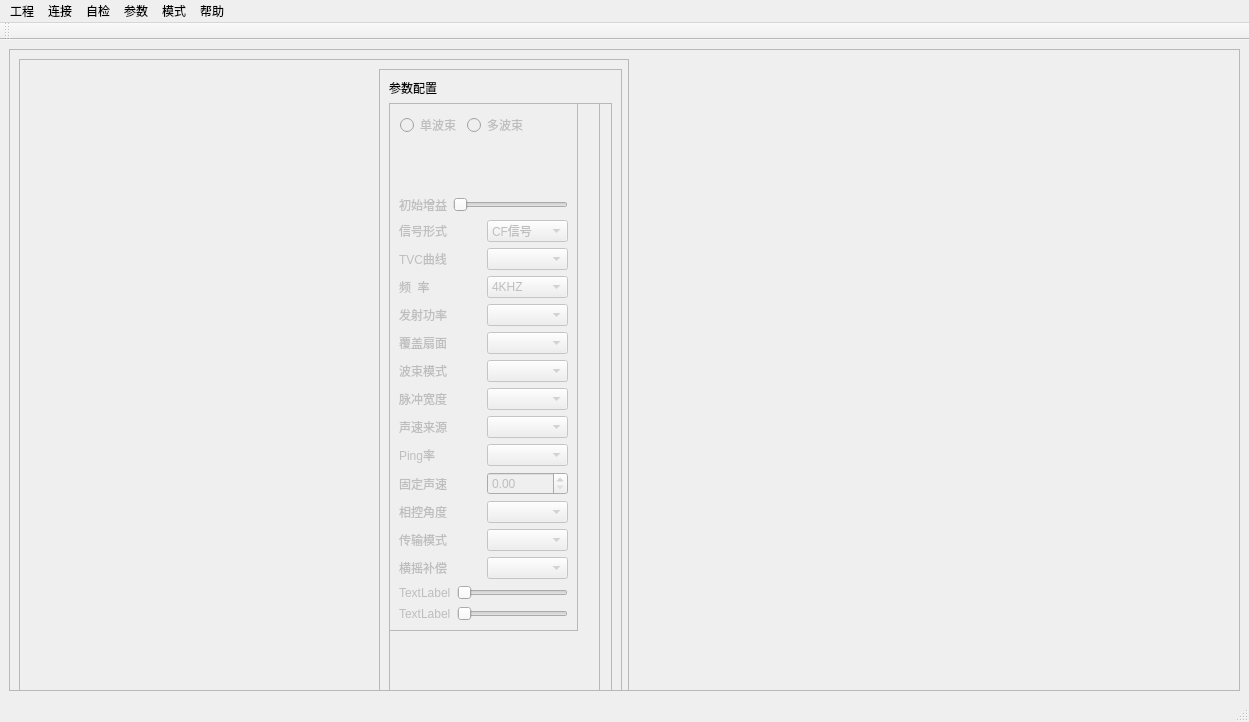
<?xml version="1.0" encoding="UTF-8"?>
<ui version="4.0">
 <class>MainWindow</class>
 <widget class="QMainWindow" name="MainWindow">
  <property name="geometry">
   <rect>
    <x>0</x>
    <y>0</y>
    <width>1249</width>
    <height>722</height>
   </rect>
  </property>
  <property name="windowTitle">
   <string>MainWindow</string>
  </property>
  <property name="toolTip">
   <string>选择文件夹</string>
  </property>
  <widget class="QWidget" name="centralwidget">
   <layout class="QHBoxLayout" name="horizontalLayout">
    <item>
     <widget class="QFrame" name="brief_analysis">
      <property name="sizePolicy">
       <sizepolicy hsizetype="Expanding" vsizetype="Expanding">
        <horstretch>4</horstretch>
        <verstretch>0</verstretch>
       </sizepolicy>
      </property>
      <property name="frameShape">
       <enum>QFrame::StyledPanel</enum>
      </property>
      <property name="frameShadow">
       <enum>QFrame::Raised</enum>
      </property>
      <widget class="QFrame" name="Soundings">
       <property name="enabled">
        <bool>true</bool>
       </property>
       <property name="geometry">
        <rect>
         <x>10</x>
         <y>10</y>
         <width>610</width>
         <height>635</height>
        </rect>
       </property>
       <property name="sizePolicy">
        <sizepolicy hsizetype="Expanding" vsizetype="Expanding">
         <horstretch>4</horstretch>
         <verstretch>0</verstretch>
        </sizepolicy>
       </property>
       <property name="frameShape">
        <enum>QFrame::StyledPanel</enum>
       </property>
       <property name="frameShadow">
        <enum>QFrame::Raised</enum>
       </property>
       <widget class="QFrame" name="frame_1">
        <property name="geometry">
         <rect>
          <x>360</x>
          <y>10</y>
          <width>243</width>
          <height>635</height>
         </rect>
        </property>
        <property name="sizePolicy">
         <sizepolicy hsizetype="Expanding" vsizetype="Expanding">
          <horstretch>2</horstretch>
          <verstretch>0</verstretch>
         </sizepolicy>
        </property>
        <property name="frameShape">
         <enum>QFrame::StyledPanel</enum>
        </property>
        <property name="frameShadow">
         <enum>QFrame::Raised</enum>
        </property>
        <layout class="QVBoxLayout" name="verticalLayout">
         <item>
          <widget class="QLabel" name="label">
           <property name="text">
            <string>参数配置</string>
           </property>
          </widget>
         </item>
         <item>
          <widget class="QFrame" name="message">
           <property name="sizePolicy">
            <sizepolicy hsizetype="Expanding" vsizetype="Expanding">
             <horstretch>0</horstretch>
             <verstretch>2</verstretch>
            </sizepolicy>
           </property>
           <property name="frameShape">
            <enum>QFrame::StyledPanel</enum>
           </property>
           <property name="frameShadow">
            <enum>QFrame::Raised</enum>
           </property>
           <widget class="QFrame" name="imformation">
            <property name="geometry">
             <rect>
              <x>-10</x>
              <y>-40</y>
              <width>221</width>
              <height>846</height>
             </rect>
            </property>
            <property name="sizePolicy">
             <sizepolicy hsizetype="Expanding" vsizetype="Expanding">
              <horstretch>0</horstretch>
              <verstretch>7</verstretch>
             </sizepolicy>
            </property>
            <property name="frameShape">
             <enum>QFrame::StyledPanel</enum>
            </property>
            <property name="frameShadow">
             <enum>QFrame::Raised</enum>
            </property>
            <widget class="QFrame" name="Parameters">
             <property name="enabled">
              <bool>false</bool>
             </property>
             <property name="geometry">
              <rect>
               <x>10</x>
               <y>40</y>
               <width>189</width>
               <height>528</height>
              </rect>
             </property>
             <property name="sizePolicy">
              <sizepolicy hsizetype="Expanding" vsizetype="Expanding">
               <horstretch>0</horstretch>
               <verstretch>4</verstretch>
              </sizepolicy>
             </property>
             <property name="font">
              <font>
               <kerning>true</kerning>
              </font>
             </property>
             <property name="frameShape">
              <enum>QFrame::StyledPanel</enum>
             </property>
             <property name="frameShadow">
              <enum>QFrame::Raised</enum>
             </property>
             <property name="lineWidth">
              <number>10</number>
             </property>
             <layout class="QVBoxLayout" name="verticalLayout_2">
              <item>
               <layout class="QFormLayout" name="_2">
                <property name="sizeConstraint">
                 <enum>QLayout::SetDefaultConstraint</enum>
                </property>
                <property name="leftMargin">
                 <number>1</number>
                </property>
                <item row="0" column="0">
                 <widget class="QRadioButton" name="radioButton">
                  <property name="text">
                   <string>单波束</string>
                  </property>
                 </widget>
                </item>
                <item row="0" column="1">
                 <widget class="QRadioButton" name="radioButton_2">
                  <property name="text">
                   <string>多波束</string>
                  </property>
                 </widget>
                </item>
               </layout>
              </item>
              <item>
               <layout class="QHBoxLayout" name="horizontalLayout_9">
                <item>
                 <widget class="QLabel" name="label_8">
                  <property name="text">
                   <string>初始增益</string>
                  </property>
                 </widget>
                </item>
                <item>
                 <widget class="QSlider" name="horizontalSlider">
                  <property name="orientation">
                   <enum>Qt::Horizontal</enum>
                  </property>
                 </widget>
                </item>
               </layout>
              </item>
              <item>
               <layout class="QHBoxLayout" name="horizontalLayout_3">
                <item>
                 <widget class="QLabel" name="label_2">
                  <property name="mouseTracking">
                   <bool>false</bool>
                  </property>
                  <property name="text">
                   <string>信号形式</string>
                  </property>
                 </widget>
                </item>
                <item>
                 <widget class="QComboBox" name="comboBox">
                  <item>
                   <property name="text">
                    <string>CF信号</string>
                   </property>
                  </item>
                  <item>
                   <property name="text">
                    <string>新建项目</string>
                   </property>
                  </item>
                 </widget>
                </item>
               </layout>
              </item>
              <item>
               <layout class="QHBoxLayout" name="horizontalLayout_10">
                <item>
                 <widget class="QLabel" name="label_9">
                  <property name="text">
                   <string>TVC曲线</string>
                  </property>
                 </widget>
                </item>
                <item>
                 <widget class="QComboBox" name="comboBox_7"/>
                </item>
               </layout>
              </item>
              <item>
               <layout class="QHBoxLayout" name="horizontalLayout_4">
                <item>
                 <widget class="QLabel" name="label_3">
                  <property name="text">
                   <string>频  率</string>
                  </property>
                 </widget>
                </item>
                <item>
                 <widget class="QComboBox" name="comboBox_2">
                  <property name="sizePolicy">
                   <sizepolicy hsizetype="Preferred" vsizetype="Fixed">
                    <horstretch>0</horstretch>
                    <verstretch>0</verstretch>
                   </sizepolicy>
                  </property>
                  <item>
                   <property name="text">
                    <string>4KHZ</string>
                   </property>
                  </item>
                 </widget>
                </item>
               </layout>
              </item>
              <item>
               <layout class="QHBoxLayout" name="horizontalLayout_5">
                <item>
                 <widget class="QLabel" name="label_4">
                  <property name="text">
                   <string>发射功率</string>
                  </property>
                 </widget>
                </item>
                <item>
                 <widget class="QComboBox" name="comboBox_3">
                  <property name="enabled">
                   <bool>false</bool>
                  </property>
                 </widget>
                </item>
               </layout>
              </item>
              <item>
               <layout class="QHBoxLayout" name="horizontalLayout_11">
                <item>
                 <widget class="QLabel" name="label_10">
                  <property name="text">
                   <string>覆盖扇面</string>
                  </property>
                 </widget>
                </item>
                <item>
                 <widget class="QComboBox" name="comboBox_8"/>
                </item>
               </layout>
              </item>
              <item>
               <layout class="QHBoxLayout" name="horizontalLayout_12">
                <item>
                 <widget class="QLabel" name="label_11">
                  <property name="text">
                   <string>波束模式</string>
                  </property>
                 </widget>
                </item>
                <item>
                 <widget class="QComboBox" name="comboBox_9"/>
                </item>
               </layout>
              </item>
              <item>
               <layout class="QHBoxLayout" name="horizontalLayout_6">
                <item>
                 <widget class="QLabel" name="label_5">
                  <property name="text">
                   <string>脉冲宽度</string>
                  </property>
                 </widget>
                </item>
                <item>
                 <widget class="QComboBox" name="comboBox_4"/>
                </item>
               </layout>
              </item>
              <item>
               <layout class="QHBoxLayout" name="horizontalLayout_13">
                <item>
                 <widget class="QLabel" name="label_12">
                  <property name="text">
                   <string>声速来源</string>
                  </property>
                 </widget>
                </item>
                <item>
                 <widget class="QComboBox" name="comboBox_10"/>
                </item>
               </layout>
              </item>
              <item>
               <layout class="QHBoxLayout" name="horizontalLayout_7">
                <item>
                 <widget class="QLabel" name="label_6">
                  <property name="text">
                   <string>Ping率</string>
                  </property>
                 </widget>
                </item>
                <item>
                 <widget class="QComboBox" name="comboBox_5"/>
                </item>
               </layout>
              </item>
              <item>
               <layout class="QHBoxLayout" name="horizontalLayout_14">
                <item>
                 <widget class="QLabel" name="label_13">
                  <property name="text">
                   <string>固定声速</string>
                  </property>
                 </widget>
                </item>
                <item>
                 <widget class="QDoubleSpinBox" name="doubleSpinBox"/>
                </item>
               </layout>
              </item>
              <item>
               <layout class="QHBoxLayout" name="horizontalLayout_8">
                <item>
                 <widget class="QLabel" name="label_7">
                  <property name="text">
                   <string>相控角度</string>
                  </property>
                 </widget>
                </item>
                <item>
                 <widget class="QComboBox" name="comboBox_6"/>
                </item>
               </layout>
              </item>
              <item>
               <layout class="QHBoxLayout" name="horizontalLayout_15">
                <item>
                 <layout class="QFormLayout" name="formLayout"/>
                </item>
                <item>
                 <widget class="QLabel" name="label_15">
                  <property name="text">
                   <string>传输模式</string>
                  </property>
                 </widget>
                </item>
                <item>
                 <widget class="QComboBox" name="comboBox_12"/>
                </item>
               </layout>
              </item>
              <item>
               <layout class="QHBoxLayout" name="horizontalLayout_17">
                <item>
                 <widget class="QLabel" name="label_14">
                  <property name="text">
                   <string>横摇补偿</string>
                  </property>
                 </widget>
                </item>
                <item>
                 <widget class="QComboBox" name="comboBox_11"/>
                </item>
               </layout>
              </item>
              <item>
               <layout class="QHBoxLayout" name="horizontalLayout_2">
                <item>
                 <widget class="QLabel" name="label_16">
                  <property name="text">
                   <string>TextLabel</string>
                  </property>
                 </widget>
                </item>
                <item>
                 <widget class="QSlider" name="horizontalSlider_2">
                  <property name="orientation">
                   <enum>Qt::Horizontal</enum>
                  </property>
                 </widget>
                </item>
               </layout>
              </item>
              <item>
               <layout class="QHBoxLayout" name="horizontalLayout_16">
                <item>
                 <widget class="QLabel" name="label_17">
                  <property name="text">
                   <string>TextLabel</string>
                  </property>
                 </widget>
                </item>
                <item>
                 <widget class="QSlider" name="horizontalSlider_3">
                  <property name="orientation">
                   <enum>Qt::Horizontal</enum>
                  </property>
                 </widget>
                </item>
               </layout>
              </item>
             </layout>
            </widget>
           </widget>
          </widget>
         </item>
        </layout>
       </widget>
      </widget>
     </widget>
    </item>
   </layout>
  </widget>
  <widget class="QMenuBar" name="menubar">
   <property name="geometry">
    <rect>
     <x>0</x>
     <y>0</y>
     <width>1249</width>
     <height>26</height>
    </rect>
   </property>
   <widget class="QMenu" name="menu">
    <property name="title">
     <string>工程</string>
    </property>
    <addaction name="action"/>
    <addaction name="action_2"/>
    <addaction name="action_3"/>
    <addaction name="action_7"/>
   </widget>
   <widget class="QMenu" name="menu_2">
    <property name="title">
     <string>连接</string>
    </property>
   </widget>
   <widget class="QMenu" name="menu_3">
    <property name="title">
     <string>自检</string>
    </property>
   </widget>
   <widget class="QMenu" name="menu_4">
    <property name="title">
     <string>参数</string>
    </property>
    <addaction name="action_8"/>
   </widget>
   <widget class="QMenu" name="menu_5">
    <property name="title">
     <string>模式</string>
    </property>
    <addaction name="action_5"/>
    <addaction name="action_6"/>
   </widget>
   <widget class="QMenu" name="menu_7">
    <property name="title">
     <string>帮助</string>
    </property>
   </widget>
   <addaction name="menu"/>
   <addaction name="menu_2"/>
   <addaction name="menu_3"/>
   <addaction name="menu_4"/>
   <addaction name="menu_5"/>
   <addaction name="menu_7"/>
  </widget>
  <widget class="QStatusBar" name="statusbar"/>
  <widget class="QToolBar" name="toolBar">
   <property name="windowTitle">
    <string>toolBar</string>
   </property>
   <property name="toolButtonStyle">
    <enum>Qt::ToolButtonTextUnderIcon</enum>
   </property>
   <attribute name="toolBarArea">
    <enum>TopToolBarArea</enum>
   </attribute>
   <attribute name="toolBarBreak">
    <bool>false</bool>
   </attribute>
  </widget>
  <action name="action">
   <property name="icon">
    <iconset>
     <normaloff>D:/ASUS/Pictures/Saved Pictures/微信图片_2025-08-20_164555_959.jpg</normaloff>D:/ASUS/Pictures/Saved Pictures/微信图片_2025-08-20_164555_959.jpg</iconset>
   </property>
   <property name="text">
    <string>新建</string>
   </property>
  </action>
  <action name="action_2">
   <property name="text">
    <string>打开</string>
   </property>
  </action>
  <action name="action_3">
   <property name="text">
    <string>保存</string>
   </property>
   <property name="shortcut">
    <string>Shift+S</string>
   </property>
  </action>
  <action name="action_4">
   <property name="text">
    <string>另存为</string>
   </property>
  </action>
  <action name="action_5">
   <property name="text">
    <string>实时</string>
   </property>
  </action>
  <action name="action_6">
   <property name="text">
    <string>回放</string>
   </property>
  </action>
  <action name="action_7">
   <property name="text">
    <string>关闭</string>
   </property>
  </action>
  <action name="action_8">
   <property name="text">
    <string>设置</string>
   </property>
  </action>
 </widget>
 <resources/>
 <connections/>
</ui>
